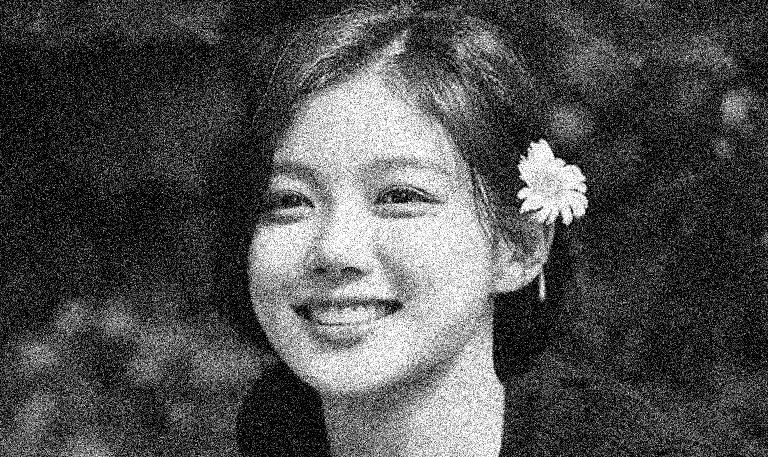
#> input picture t/nhieu_manh.png, 768 x 457 px, found by its file name
$ python t.py
#> lines starting #> are read from the running program, lines starting #| are printed output that depends on the picture; long printed decimals are rounded
import numpy as np
import cv2
import matplotlib.pyplot as plt
from numpy.fft import fft2, ifft2, fftshift, ifftshift
from skimage.metrics import peak_signal_noise_ratio as psnr, structural_similarity as ssim

def make_grids(shape):
    M, N = shape
    u = np.arange(-M // 2, M // 2)
    v = np.arange(-N // 2, N // 2)
    V, U = np.meshgrid(v, u)
    D = np.sqrt(U**2 + V**2)
    return D

def H_ideal_lp(shape, D0):
    D = make_grids(shape)
    return (D <= D0).astype(np.float32)

def H_gauss_lp(shape, D0):
    D = make_grids(shape)
    return np.exp(-(D**2)/(2*(D0**2)))

def H_butter_lp(shape, D0, n=2):
    D = make_grids(shape)
    return 1 / (1 + (D / D0)**(2*n))

def H_ideal_hp(shape, D0):
    D = make_grids(shape)
    return (D > D0).astype(np.float32)

def H_gauss_hp(shape, D0):
    D = make_grids(shape)
    return 1 - np.exp(-(D**2)/(2*(D0**2)))

def H_butter_hp(shape, D0, n=2):
    D = make_grids(shape)
    return 1 / (1 + (D0 / D)**(2*n) + 1e-6)

def freq_filter(img, H):
    F = fftshift(fft2(img))
    G = F * H
    out = np.real(ifft2(ifftshift(G)))
    return np.clip(out, 0, 1)


img_noisy = cv2.imread(r"t\nhieu_manh.png", cv2.IMREAD_GRAYSCALE).astype(np.float32)/255.0
#> img_noisy: shape (457, 768) float32; min 0, max 1, mean 0.311
img_ref   = cv2.imread(r"t\bieu-cam-cuoi-tu-nhien-khi-chup-anh-768x457.webp", cv2.IMREAD_GRAYSCALE).astype(np.float32)/255.0
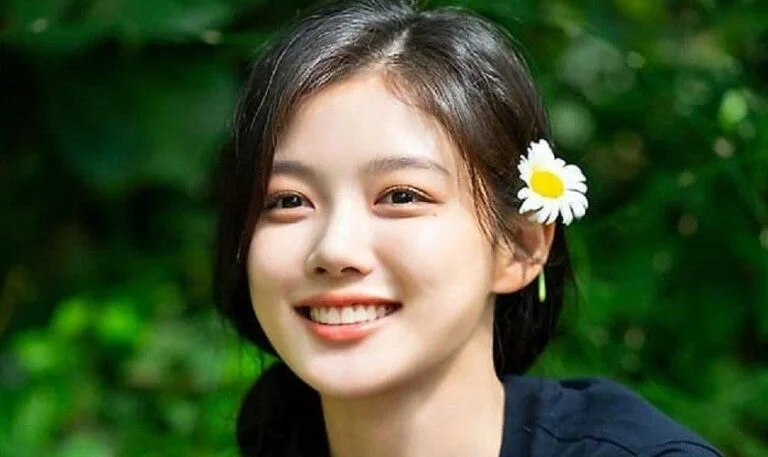
#> input picture t/bieu-cam-cuoi-tu-nhien-khi-chup-anh-768x457.webp, 768 x 457 px, found by its file name
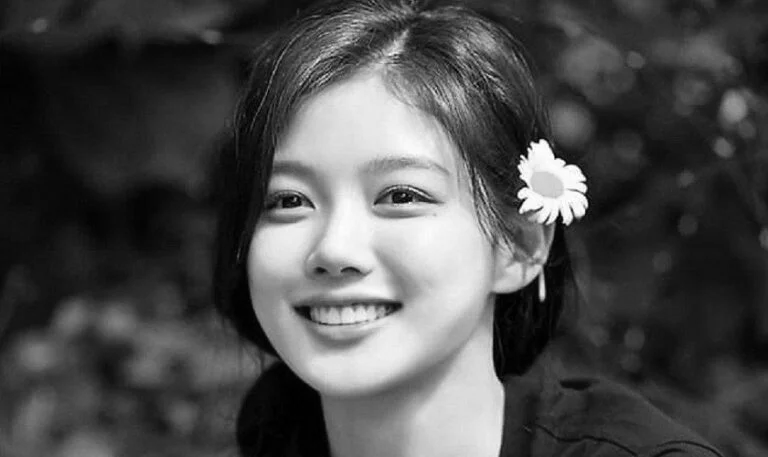
#> img_ref: shape (457, 768) float32; min 0, max 1, mean 0.297

img_ref = cv2.resize(img_ref, (img_noisy.shape[1], img_noisy.shape[0]))

# ====== Chọn D0 ======
D0 = 40


out_ideal_lp = freq_filter(img_noisy, H_ideal_lp(img_noisy.shape, D0))
#> in freq_filter, `out = np.real(ifft2(ifftshift(G)))`:
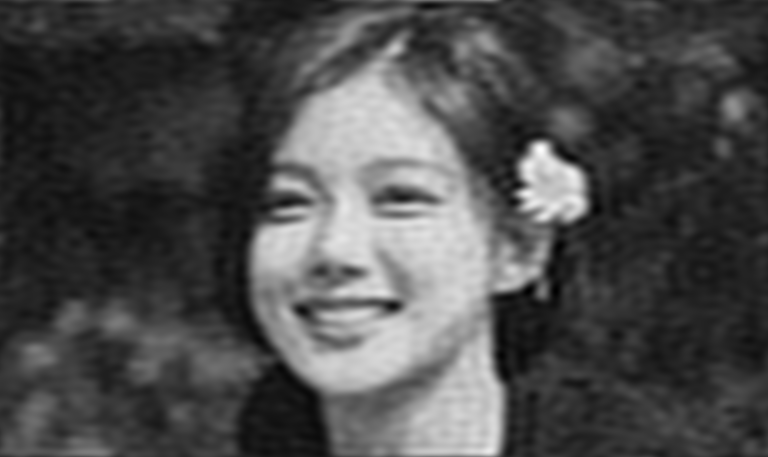
#> out: shape (457, 768) float64; min -0.0179, max 1.08, mean 0.311; drawn with min black and max white
out_gauss_lp = freq_filter(img_noisy, H_gauss_lp(img_noisy.shape, D0))
out_butt2_lp = freq_filter(img_noisy, H_butter_lp(img_noisy.shape, D0, n=2))
out_butt4_lp = freq_filter(img_noisy, H_butter_lp(img_noisy.shape, D0, n=4))

out_ideal_hp = freq_filter(img_noisy, H_ideal_hp(img_noisy.shape, D0))
#> in freq_filter (call 5), `out = np.real(ifft2(ifftshift(G)))`:
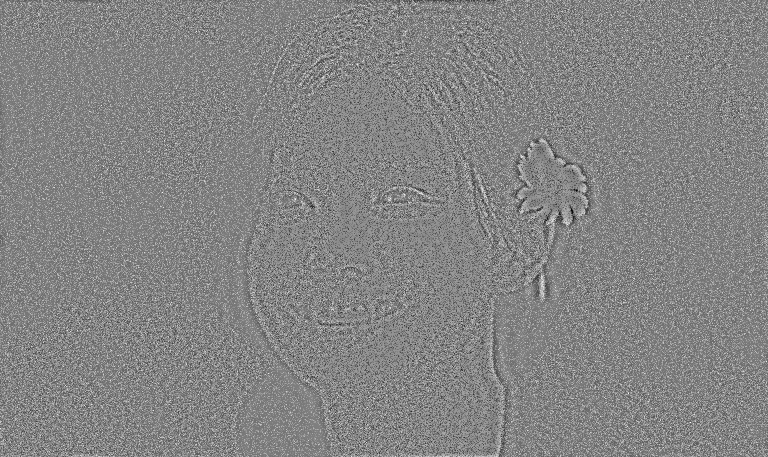
#> out: shape (457, 768) float64; min -0.839, max 0.776, mean -1.72e-19; drawn with min black and max white
#> in freq_filter (call 5), `return np.clip(out, 0, 1)`:
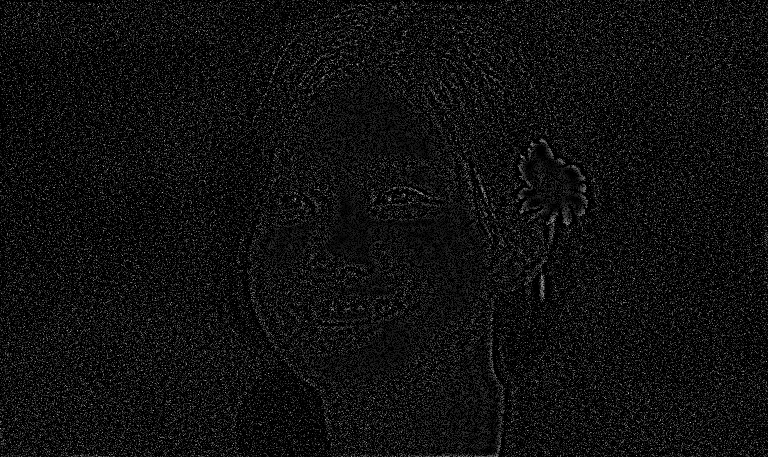
#> returned value: shape (457, 768) float64; min 0, max 0.776, mean 0.0625
out_gauss_hp = freq_filter(img_noisy, H_gauss_hp(img_noisy.shape, D0))
out_butt2_hp = freq_filter(img_noisy, H_butter_hp(img_noisy.shape, D0, n=2))
out_butt4_hp = freq_filter(img_noisy, H_butter_hp(img_noisy.shape, D0, n=4))


print("\n--- LOW PASS FILTERS ---")
print("Ideal LPF:     ", psnr(img_ref, out_ideal_lp), ssim(img_ref, out_ideal_lp, data_range=1.0))
#| Ideal LPF:      25.745 0.7539
print("Gaussian LPF:  ", psnr(img_ref, out_gauss_lp), ssim(img_ref, out_gauss_lp, data_range=1.0))
#| Gaussian LPF:   26.281 0.7661
print("Butter LPF n=2:", psnr(img_ref, out_butt2_lp), ssim(img_ref, out_butt2_lp, data_range=1.0))
#| Butter LPF n=2: 26.230 0.7867
print("Butter LPF n=4:", psnr(img_ref, out_butt4_lp), ssim(img_ref, out_butt4_lp, data_range=1.0))
#| Butter LPF n=4: 26.053 0.7804

print("\n--- HIGH PASS FILTERS ---")
print("Ideal HPF:     ", psnr(img_ref, out_ideal_hp), ssim(img_ref, out_ideal_hp, data_range=1.0))
#| Ideal HPF:      8.755 0.07055
print("Gaussian HPF:  ", psnr(img_ref, out_gauss_hp), ssim(img_ref, out_gauss_hp, data_range=1.0))
#| Gaussian HPF:   8.762 0.07092
print("Butter HPF n=2:", psnr(img_ref, out_butt2_hp), ssim(img_ref, out_butt2_hp, data_range=1.0))
#| Butter HPF n=2: 8.755 0.07106
print("Butter HPF n=4:", psnr(img_ref, out_butt4_hp), ssim(img_ref, out_butt4_hp, data_range=1.0))
#| Butter HPF n=4: 8.753 0.07068


plt.figure(figsize=(14, 10))

titles = [
    "Ảnh gốc",
    "Ảnh nhiễu",
    "Ideal LPF",
    "Gaussian LPF",
    "Butterworth LPF n=2",
    "Ideal HPF",
    "Gaussian HPF",
    "Butterworth HPF n=2"
]

imgs = [
    img_ref, img_noisy,
    out_ideal_lp, out_gauss_lp, out_butt2_lp,
    out_ideal_hp, out_gauss_hp, out_butt2_hp
]

for i, (im, t) in enumerate(zip(imgs, titles), 1):
    plt.subplot(2, 4, i)
    plt.imshow(im, cmap='gray')
    plt.title(t)
    plt.axis("off")
#> this loop made 8 passes
#> t on passes 1 to 8: 'Ảnh gốc', 'Ảnh nhiễu', 'Ideal LPF', 'Gaussian LPF', 'Butterworth LPF n=2', 'Ideal HPF', 'Gaussian HPF', 'Butterworth HPF n=2'

plt.tight_layout()
plt.show()
